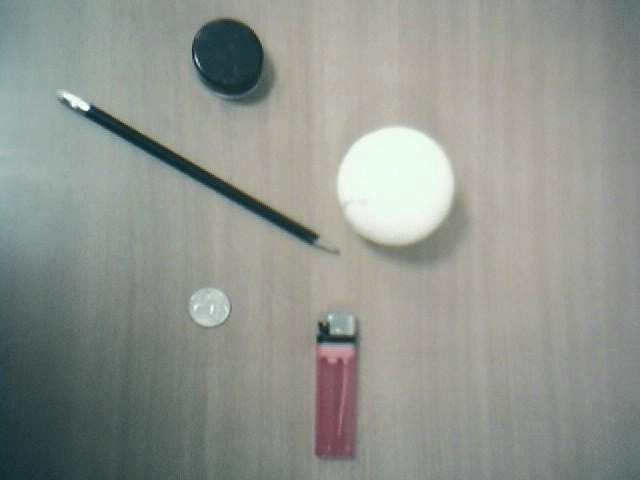
#> input picture imgs/stuff.jpg, 640 x 480 px, found by its file name
$ python condetect.py
#> lines starting #> are read from the running program, lines starting #| are printed output that depends on the picture; after the words box and inside, x2 and y2 are one past the last pixel; in counts of white or black regions, pixels touching at a corner belong together
# coding: utf-8
'''
Created on 2014年9月28日

@author: xhj
'''

import cv2
import numpy as np


if __name__ == '__main__':
    # read img
    grayimg = cv2.imread(r'E:\pyopencv\imgs\stuff.jpg',0)
#> grayimg: shape (480, 640); min 28, max 252, mean 146.7
    # binary
    ret, binary = cv2.threshold(grayimg,127,255,cv2.THRESH_BINARY)
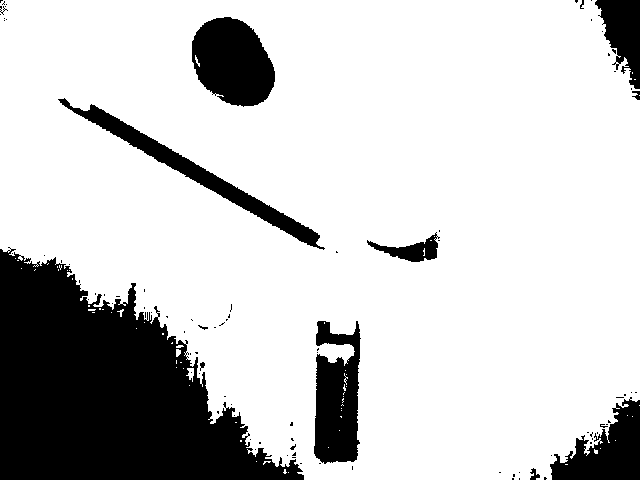
#> binary: shape (480, 640); 79.3% white; 95 black regions (82 under 20 px)
    contours, hierarchy = cv2.findContours(binary,cv2.RETR_TREE,cv2.CHAIN_APPROX_SIMPLE)
#> contours = 194 contours, 181 with area under 20; largest, box (x1, y1, x2, y2) and area: (0, 0, 640, 480) 257906, (191, 16, 276, 108) 5674, (313, 320, 362, 465) 5321, (57, 97, 326, 251) 4504, (366, 232, 439, 263) 973
    img = grayimg.copy()
    cv2.drawContours(grayimg,contours,-1,(0,0,255),3)
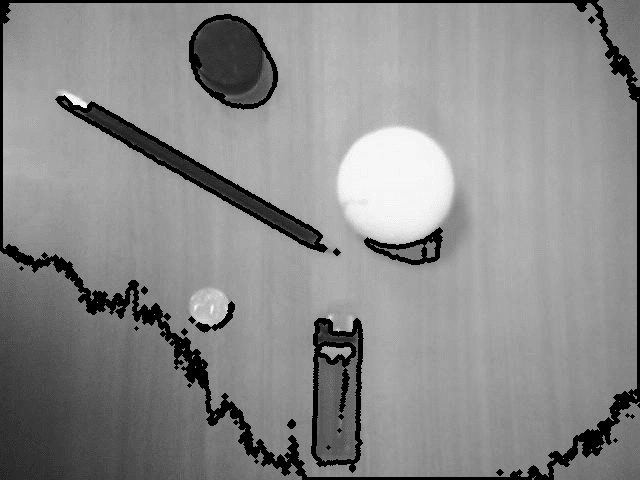
#> grayimg: shape (480, 640); min 0, max 252, mean 137.5

    cv2.imshow('img', img)
    cv2.imshow('contour0', grayimg)
    cv2.imshow('contour1', binary)
    cv2.waitKey(0)
    cv2.destroyAllWindows()

$ run again, with imgs/HandIndoorColor.jpg copied over imgs/stuff.jpg
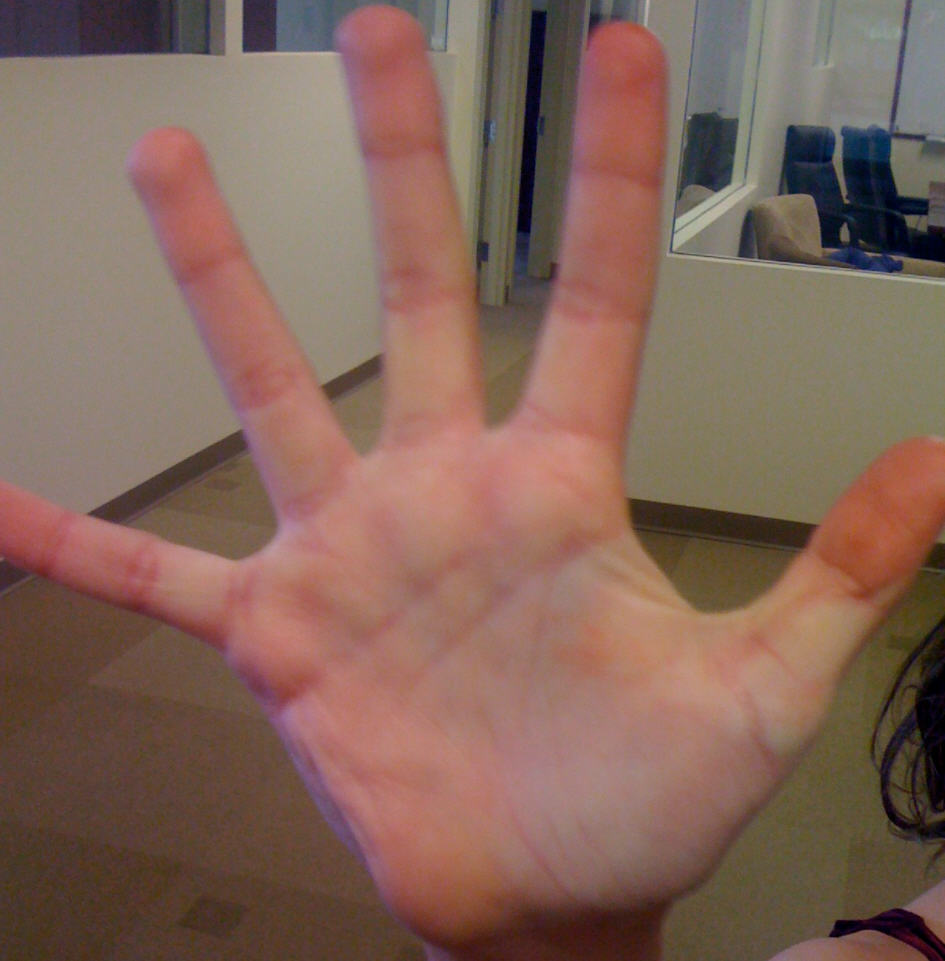
#> input picture imgs/HandIndoorColor.jpg, 945 x 961 px, found by its file name
#> `ret, binary = cv2.threshold(grayimg,127,255,cv2.THRESH_BINARY)`:
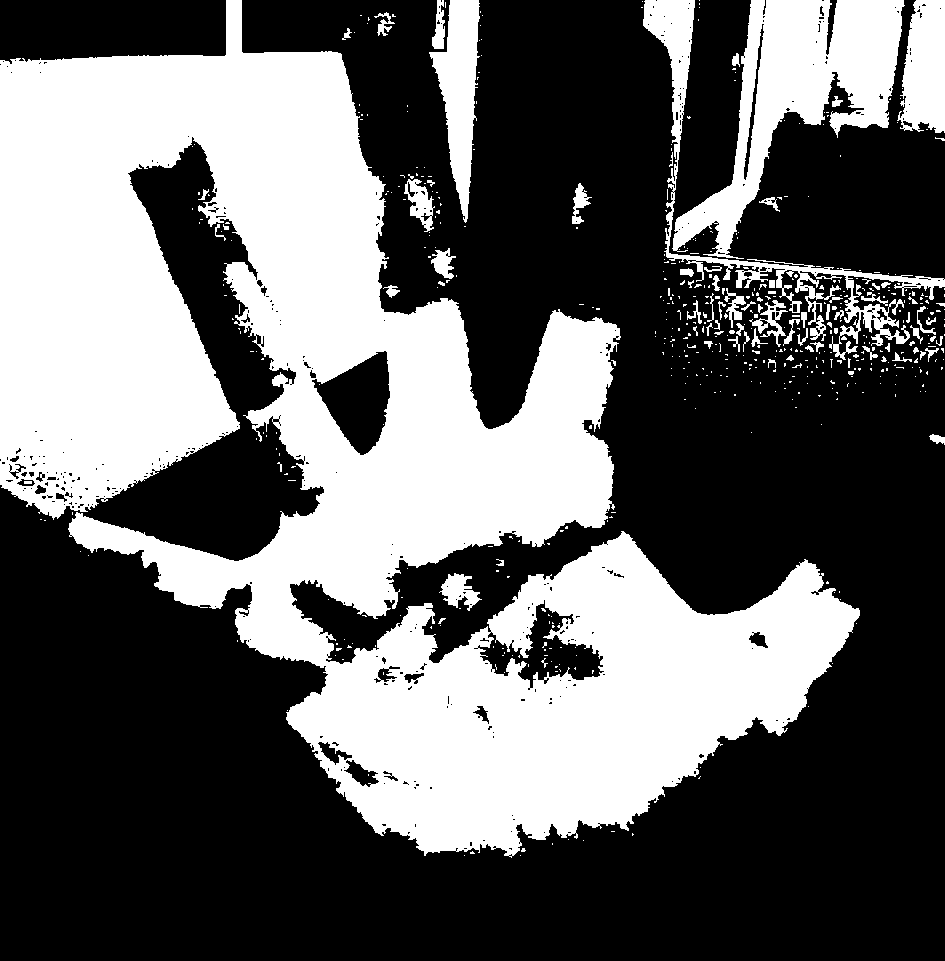
#> binary: shape (961, 945); 38.9% white; 544 white regions (461 under 20 px)
#> contours = 977 contours, 869 with area under 20; largest, box (x1, y1, x2, y2) and area: (0, 0, 860, 858) 311046, (672, 0, 905, 259) 21984, (643, 0, 945, 360) 7512, (429, 0, 480, 223) 5496, (897, 0, 945, 133) 4794
#> `cv2.drawContours(grayimg,contours,-1,(0,0,255),3)`:
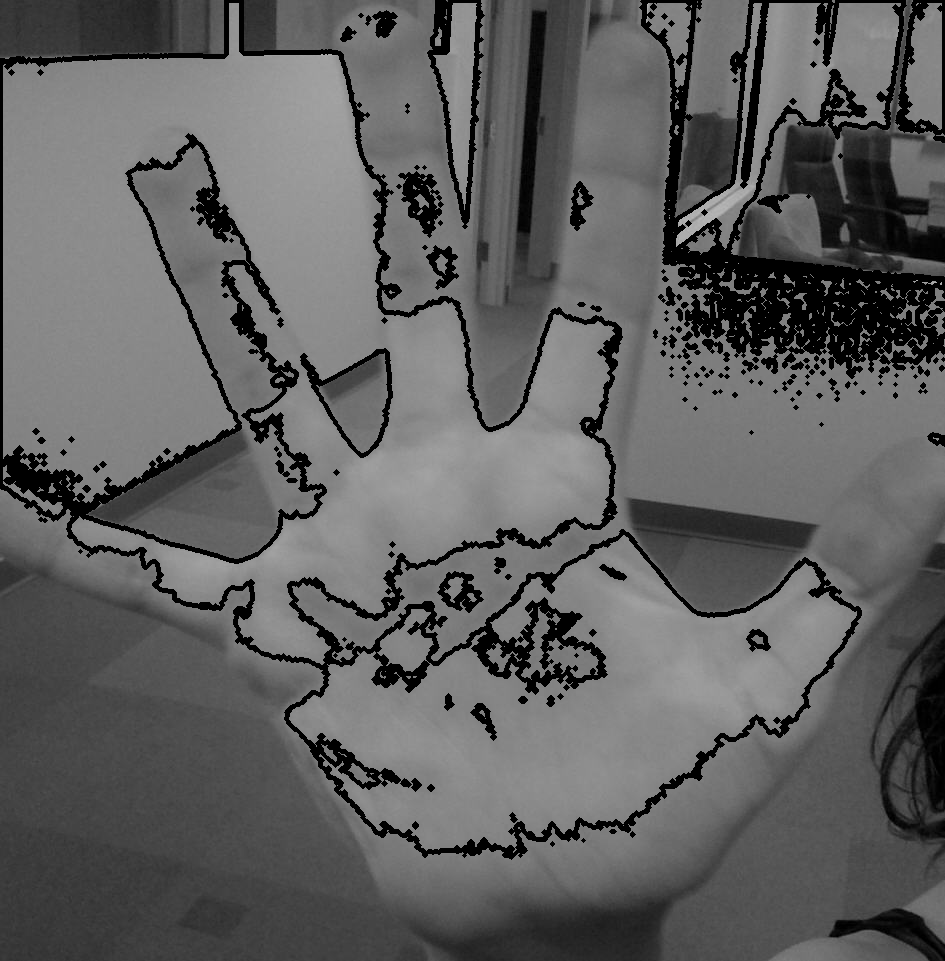
#> grayimg: shape (961, 945); min 0, max 184, mean 95.8

$ run again, with imgs/HandOutdoorColor.jpg copied over imgs/stuff.jpg
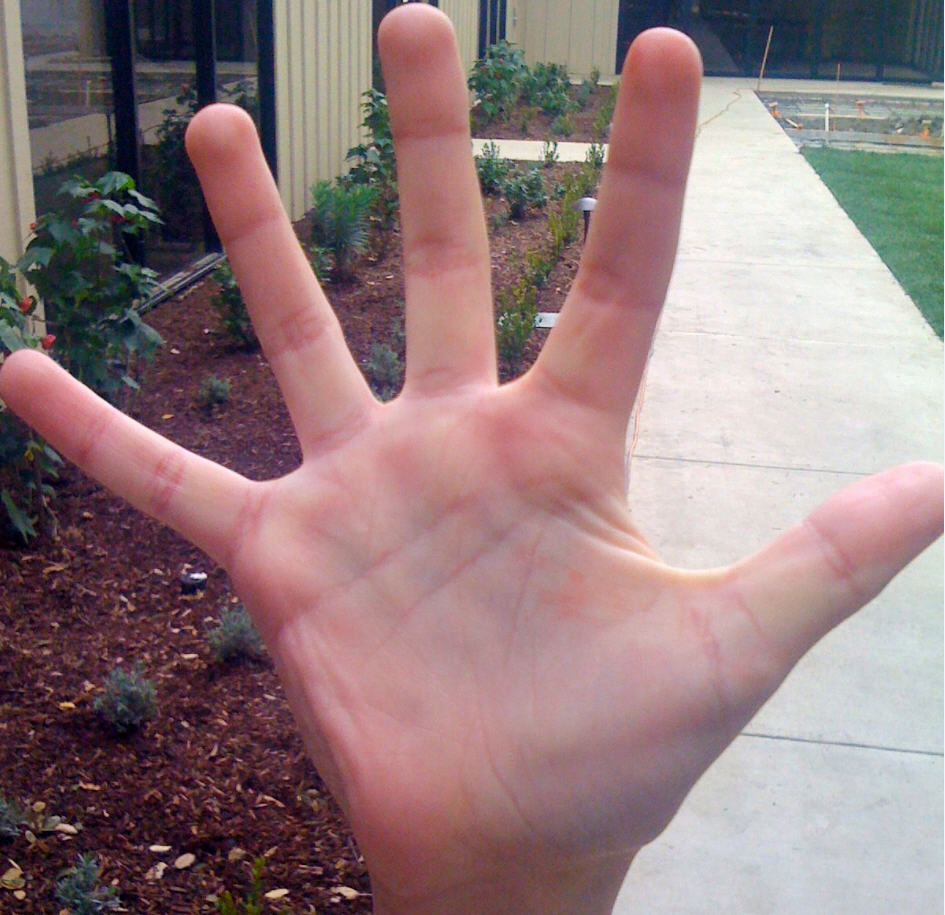
#> input picture imgs/HandOutdoorColor.jpg, 945 x 915 px, found by its file name
#> `ret, binary = cv2.threshold(grayimg,127,255,cv2.THRESH_BINARY)`:
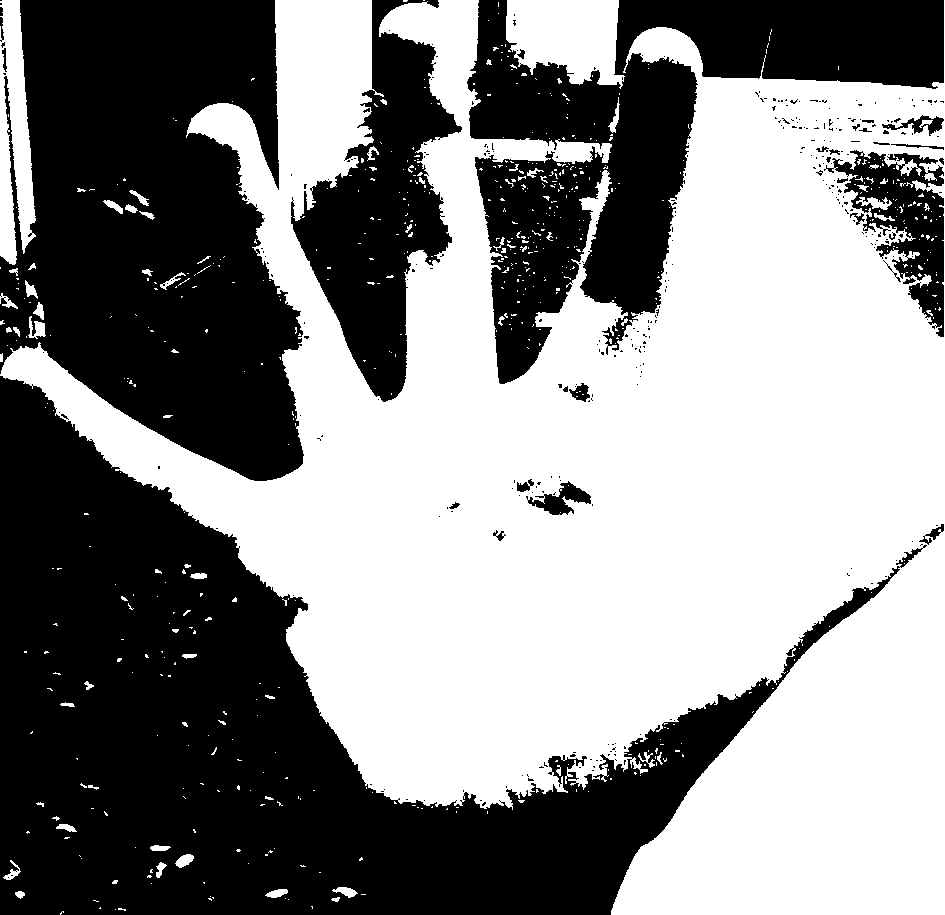
#> binary: shape (915, 945); 53.7% white; 331 black regions (302 under 20 px)
#> contours = 1079 contours, 1002 with area under 20; largest, box (x1, y1, x2, y2) and area: (0, 0, 945, 915) 452056, (831, 149, 945, 338) 9774, (506, 0, 625, 89) 7624, (0, 0, 36, 265) 5852, (527, 480, 592, 516) 1029
#> `cv2.drawContours(grayimg,contours,-1,(0,0,255),3)`:
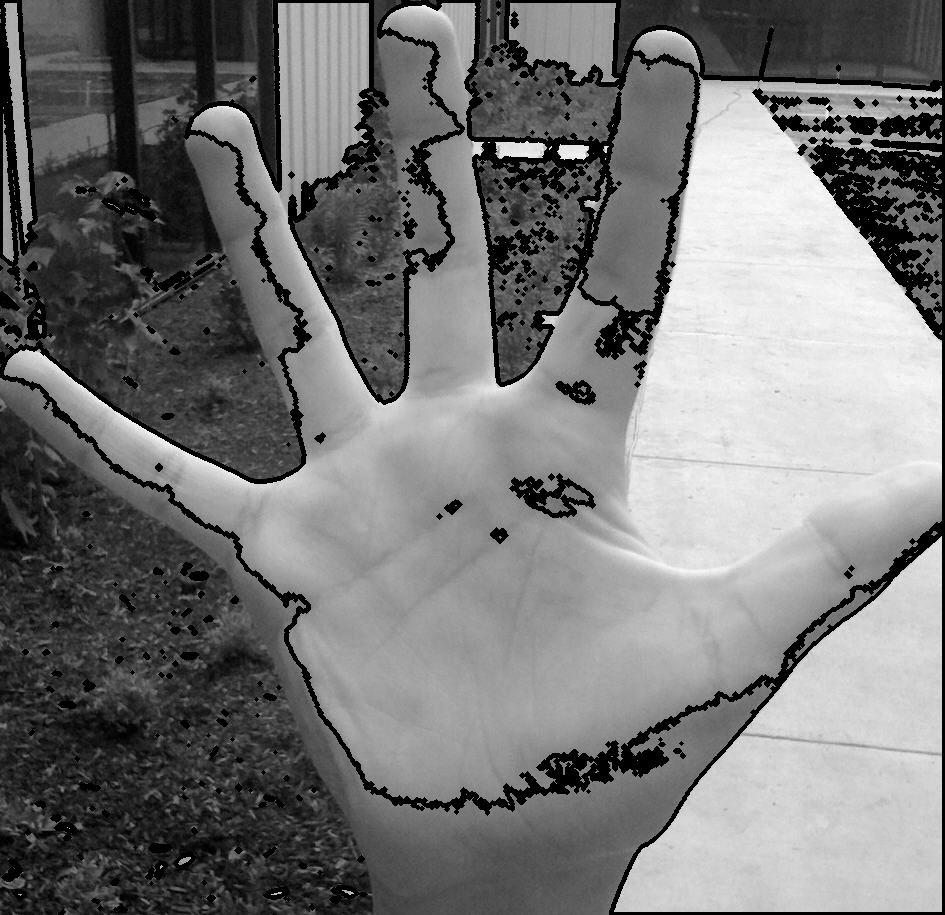
#> grayimg: shape (915, 945); min 0, max 255, mean 118.2
